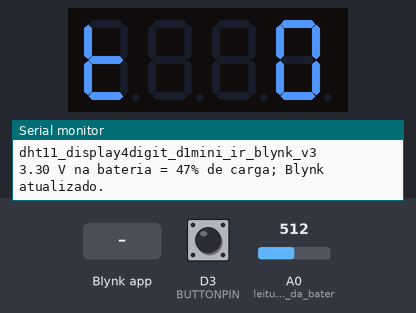
A sketch run on a simulated ESP8266 (Wemos D1 mini). Shown: 4-digit seven-segment display, the last lines printed to the serial monitor. Inputs (shaded band) come from the test bench; at power-on: D3 (BUTTONPIN) HIGH, A0 (leitura_da_carga_da_bater) = 512. WiFi joins after 1.5 s; servers stay silent unless stated; the local clock reads 2024-03-15 10:24:30 at power-on unless the sketch sets it.

Above: at 4.4 s.
4.5 s: D3 (BUTTONPIN) pulled LOW for 0.15 s
At 7.1 s:
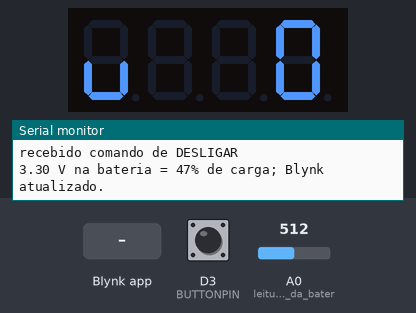
11.0 s: Blynk app writes 1 to V2
At 18.9 s:
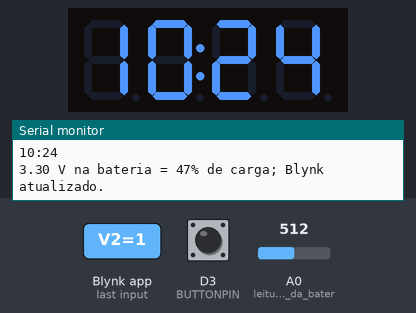
Timing chart, 0 to 20.4 s (numbered marks = the images above; inputs shaded):
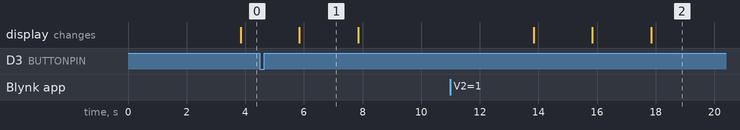

The sketch:

dht11_display4digit_d1mini_ir_blynk_v3.ino
```cpp
/* RELOGIO
 * CONTROLE REMOTO DO AR CONDICIONADO PHILCO
 * CONEXAO COM BLYNK
 * TEMPERATURA E UMIDADE
 * MEDE CARGA DA BATERIA
 * aprovado nos testes
 * ----------------------------------------------------
 *
 * placa WEMOS D1 MINI
 * ENVIA DADOS AO SERVIDOR BLYNK ATRAVES DOS PINOS VIRTUAIS V5, V6 e V7
 * FAZ A LEITURA DOS PINOS VIRTUAIS (BOTOES) V1, V2 e V3
 * NAO PODE USAR delay PQ ATRAPALHA OS TIMERS, USAR OS TIMERS
 *
 * NECESSARIO SUBSTITUIR A BIBLIOTECA IRremote PELA IRremoteESP8266
 */

#define DHTPIN D1 // What digital pin we're connected to
#define IRPIN D7  // pino do LED infravermelho (transistor - controla o positivo)
#define CLK D2    //Set the CLK pin connection to the display
#define BUTTONPIN D3        //o pino D3 eh um dos unicos que tem PULLUP
//#define LED_BUILTIN D4    //o pino D4 (LED) eh um dos unicos que tem PULLUP
#define IR_GND D5
#define DIO D6    //Set the DIO pin connection to the display


// Comment this out to disable prints and save space
#define BLYNK_PRINT Serial

#include <ESP8266WiFi.h>
#include <BlynkSimpleEsp8266.h>
#include <DHT.h>
#include <IRremoteESP8266.h> //ESSA BIBLIOTECA É PARA ESP8266, NAO SUPORTA receber IR
#include <IRsend.h>
IRsend irsend(IRPIN);

// You should get Auth Token in the Blynk App.
// Go to the Project Settings (nut icon).
char auth[] = "xxxxxxxxxxxxxxxxxxxxxxxxxxxxxxxxxxx"; //HomeOffice

// Your WiFi credentials.
// Set password to "" for open networks.
char ssid[] = "xxxxxxxxxxxx";
char pass[] = "xxxxxxxx";

unsigned long previousMillis = 0;
const long interval = 2500; //to refresh the display

// Uncomment whatever type you're using!
#define DHTTYPE DHT11     // DHT 11
//#define DHTTYPE DHT22   // DHT 22, AM2302, AM2321
//#define DHTTYPE DHT21   // DHT 21, AM2301

DHT dht(DHTPIN, DHTTYPE);
BlynkTimer timer;

float h = 0.00;
float t = 0.00;
int h_exibir = 0;
int t_exibir = 0;
int sequencia = 0;

#include <TM1637Display.h>

uint8_t carac[1];

const uint8_t SEG_FAIL[] = {
  SEG_A | SEG_E | SEG_F | SEG_G,                   // F
  SEG_A | SEG_B | SEG_C | SEG_E | SEG_F | SEG_G,   // A
  SEG_E | SEG_F,                                   // I
  SEG_D | SEG_E | SEG_F                            // L
  };

TM1637Display display(CLK, DIO);

/***** MODULO RELOGIO *****/
#include <time.h>
int timezone = 20 * 3600; //horario cuiaba
int dst = 0;

/***** BOTAO FISICO *******/
boolean comandodavez = false; //true para ligar, false para desligar
boolean lastState = true; //true is button released, false is button pressed

//---------------------------------------------CONFIGURACAO DOS PINOS VIRTUAIS (leitura)
BLYNK_WRITE(V1) {                          //NO APP CONFIGURAR COMO BOTAO MODO PUSH
  boolean state = param.asInt();           //leitura do pino virtual
  digitalWrite(LED_BUILTIN, !state);       //controle do led pelo pino V1
}

BLYNK_WRITE(V2) {                          //NO APP CONFIGURAR COMO BOTAO MODO SWITCH
  int state = param.asInt();               //leitura do pino virtual
  if (state) {
    ligarAr();
    Blynk.virtualWrite(V2, 0);             //retorna o switch para a posição off
  }
}

BLYNK_WRITE(V3) {                          //NO APP CONFIGURAR COMO BOTAO MODO SWITCH
  int state = param.asInt();               //leitura do pino virtual
  if (state) {
    desligarAr();
    Blynk.virtualWrite(V3, 0);             //retorna o switch para a posição off
  }
}
```

sendSensor.ino
```cpp
// This function sends Arduino's up time every second to Virtual Pin (5).
// In the app, Widget's reading frequency should be set to PUSH. This means
// that you define how often to send data to Blynk App.
void sendSensor()
{
  h = dht.readHumidity();
  t = dht.readTemperature(); // or dht.readTemperature(true) for Fahrenheit

  if(isnan(h) || isnan(t)) {
    display.setSegments(SEG_FAIL);
    Serial.println("Failed to read from DHT sensor!");
    delay(50);
    return;
  } else {
    t_exibir = (int) t;       //atualiza dados para exibir no Serial e no display
    h_exibir = (int) h;

    Serial.print(t_exibir);
    Serial.print(" C ");
    Serial.print(h_exibir);
    Serial.println("% de umidade. Enviando para servidor Blynk...");

  // You can send any value at any time.
  // Please don't send more that 10 values per second.
    Blynk.virtualWrite((int) V5, h);
    Blynk.virtualWrite((int) V6, t);

  }
}
```

setup_e_loop.ino
```cpp
void setup()
{
  pinMode(LED_BUILTIN, OUTPUT); //D4
  digitalWrite(LED_BUILTIN, LOW); //ACENDE LED INDICADOR
  pinMode(BUTTONPIN, INPUT_PULLUP); //momentary button
  pinMode(A0, INPUT); //leitura da carga da bateria
  pinMode(IR_GND, OUTPUT); //NESSE PINO PASSA O NEGATIVO DO LED IR (por causa da posicao
  digitalWrite(IR_GND, LOW);
  display.setBrightness(0);  //7 set the diplay to maximum brightness (0-7)(OLD=0x0f)

  Blynk.begin(auth, ssid, pass);
  // You can also specify server, examples:
  //Blynk.begin(auth, ssid, pass, "blynk-cloud.com", 80);
  //Blynk.begin(auth, ssid, pass, IPAddress(192,168,1,100), 8080);

  Serial.print("IP address:\t");
  Serial.println(WiFi.localIP());         // Send the IP address of the ESP8266 to the computer
  Blynk.virtualWrite((char) V0, WiFi.localIP());  //puts IP to V0


  dht.begin();

  // Setup a function to be called every second
  // Esses timers contam SIMULTANEAMENTE
  timer.setInterval(30000L, sendSensor);
  timer.setInterval(2000L, showClock);

  irsend.begin();

  /***** MODULO WIFI E RELOGIO *****/
  Serial.begin(9600);
  Serial.println("dht11_display4digit_d1mini_ir_blynk_v3");
  configTime(timezone, dst, "pool.ntp.org","time.nist.gov");
  while(!time(nullptr)){
     Serial.print("*");
     delay(50);
  }
  digitalWrite(LED_BUILTIN, HIGH); //apaga
}

void loop()
{
  Blynk.run();
  timer.run();
  botaofisico();
}
```

showClock.ino
```cpp
void showClock()
{
  if(sequencia == 0) {
    display.showNumberDec(t_exibir, false);
      carac[0] = 0b01111000;  // LETRA t
      display.setSegments(carac, 1, 0); //segSegments(array, número de itens, posicao)
  }

  if(sequencia == 1) {
    display.showNumberDec(h_exibir, false);
      carac[0] = 0b00011100;  // LETRA u
      display.setSegments(carac, 1, 0);
  }

/***** MODULO RELOGIO *****/
  if(sequencia > 1) {
    time_t now = time(nullptr);
    struct tm* p_tm = localtime(&now);
    Serial.print(p_tm->tm_hour);
    Serial.print(":");
    Serial.println(p_tm->tm_min);

    uint8_t data[] = {0x0, 0x0, 0x0, 0x0};
    display.setSegments(data);
    //display.showNumberDec(,true,4,3); //true leading zeros, exibir 4 digitos, comeca na casa 3
    display.showNumberDecEx((p_tm->tm_hour)*100 + (p_tm->tm_min),64,true); //mostrar os dois pontos colon

    if(sequencia == 4) sequencia = -1;
  }
  sequencia++;


//---------------------------------------------------TENSAO DA BATERIA
  float voltage = (float) analogRead(A0)*(2.0 * 3.3 / 1023.0);
  float v_min = 2.5; //tensao da bateria 0%
  float v_max = 4.2; //tensao da bateria 100%
  int bat = (voltage - v_min) * 100 / (v_max - v_min); //percentual

  Blynk.virtualWrite((int) V7, bat);
  Serial.print(voltage);
  Serial.print(" V na bateria = ");
  Serial.print(bat);
  Serial.println("% de carga; Blynk atualizado.");
}
```

Source omitted: infrared.ino (data table, 3237 bytes)

Measured:
- what the display in image 1 shows lasts 2.0 s, from 5.8 s to 7.8 s
